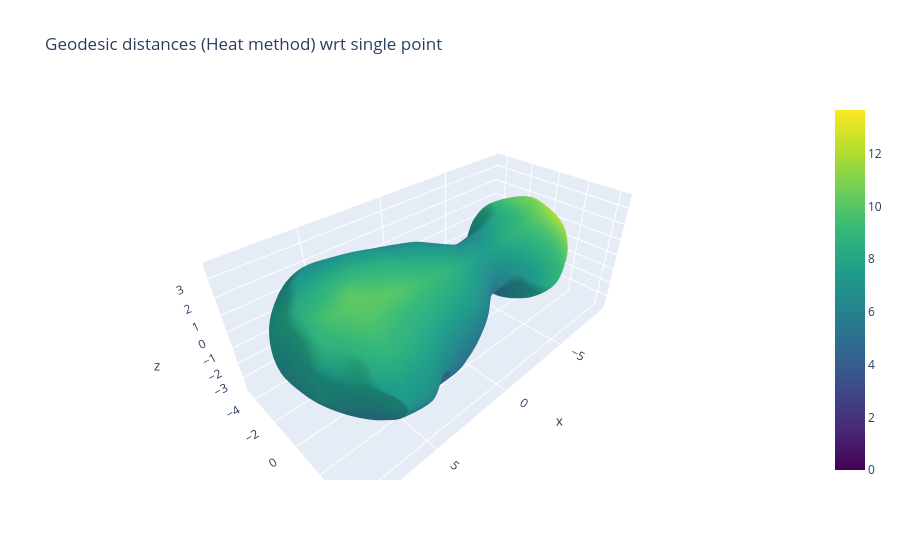

Notebook code cell kept with this figure:
### Markdown cell above
As a final sanity check, we can plot the distance to a single point for both methods. Given the size of the organoid, it should be evident that Dijkstra gives way too large values.

### Code cell
src_idx = 42  # single heat source

fig = go.Figure(data=[
    go.Mesh3d(
        x=m.v[:,0], y=m.v[:,1], z=m.v[:,2],
        i=m.f[:,0], j=m.f[:,1], k=m.f[:,2],
        intensity=dist_heat_all[src_idx, :],
        colorscale='Viridis',
        showscale=True,   # adds colorbar
        name="Surface"
    ),
    go.Scatter3d(
        x=[m.v[cell_center_vertices[src_idx],0]], y=[m.v[cell_center_vertices[src_idx],1]], z=[m.v[cell_center_vertices[src_idx],2]],
        mode='markers',
        marker=dict(size=6, color='red', symbol='circle'),
        name="Source vertex"
    )
])

fig.update_layout(
    scene=dict(aspectmode='data'),
    title="Geodesic distances (Heat method) wrt single point"
)

fig.show()

### Figure 1 — Plotly figure (JSON) as saved in the notebook; plotly's stock layout.template omitted (floating-point values rounded to 4 significant figures; data arrays with more than 128 entries replaced by an {"elided": "..."} marker saying what was removed)
{"data": [{"colorscale": [[0, "#440154"], [0.1111, "#482878"], [0.2222, "#3e4989"], [0.3333, "#31688e"], [0.4444, "#26828e"], [0.5556, "#1f9e89"], [0.6667, "#35b779"], [0.7778, "#6ece58"], [0.8889, "#b5de2b"], [1, "#fde725"]], "i": {"elided": "35998 int values"}, "intensity": {"elided": "18001 float values"}, "j": {"elided": "35998 int values"}, "k": {"elided": "35998 int values"}, "name": "Surface", "showscale": true, "type": "mesh3d", "x": {"elided": "18001 float values"}, "y": {"elided": "18001 float values"}, "z": {"elided": "18001 float values"}}, {"marker": {"color": "red", "size": 6, "symbol": "circle"}, "mode": "markers", "name": "Source vertex", "type": "scatter3d", "x": [1.966], "y": [-1.733], "z": [-3.354]}], "layout": {"scene": {"aspectmode": "data"}, "title": {"text": "Geodesic distances (Heat method) wrt single point"}}}
